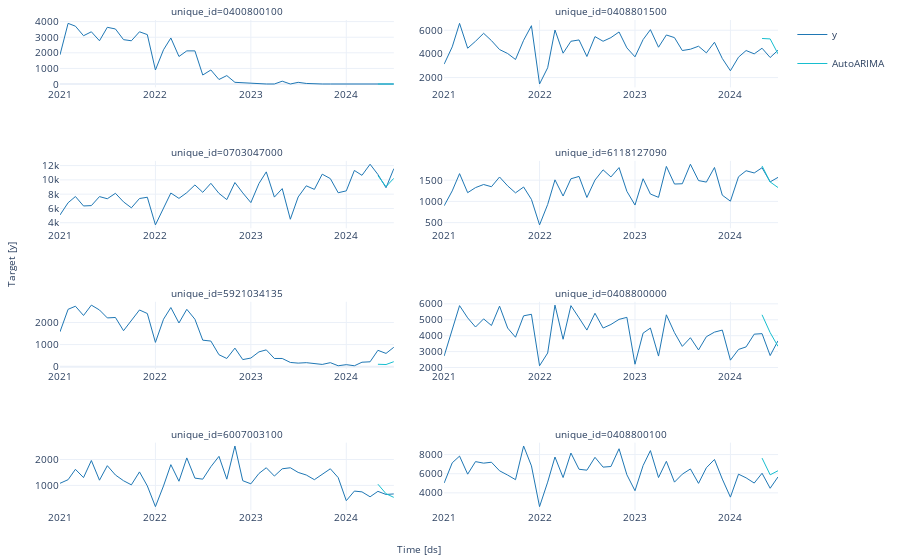

The notebook cell saved with this chart:
### Code cell
sf.fit(fdf)
pred=sf.predict(3)
f=plot_series(df=tdf,forecasts_df=pred,engine='plotly',plot_random=0)
f.show()
